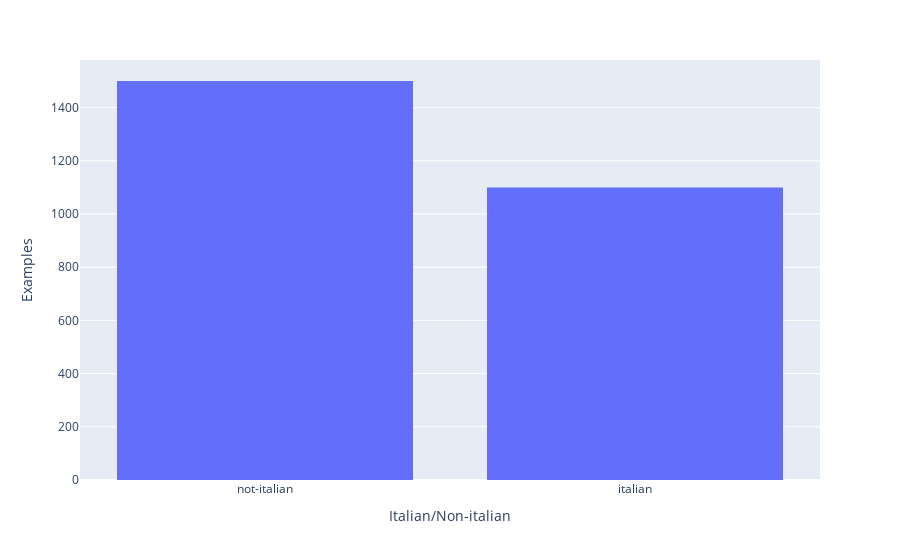

The cell this chart's notebook holds for it:
### Code cell
# plot 
# X values
x = list(target_var.keys())
x = ["not-italian" if example == 0 else "italian" for example in x]
# y values
y = list(target_var.values())
# plot distribution
px.histogram(x=x, y=y).update_layout(xaxis_title="Languages", yaxis_title="Examples").update_layout(xaxis_title="Italian/Non-italian", yaxis_title="Examples")

### Figure 1 — Plotly figure (JSON) as saved in the notebook; plotly's stock layout.template omitted (floating-point values rounded to 4 significant figures)
{"data": [{"alignmentgroup": "True", "bingroup": "x", "histfunc": "sum", "hovertemplate": "x=%{x}<br>sum of y=%{y}<extra></extra>", "legendgroup": "", "marker": {"color": "#636efa", "pattern": {"shape": ""}}, "name": "", "offsetgroup": "", "orientation": "v", "showlegend": false, "type": "histogram", "x": ["not-italian", "italian"], "xaxis": "x", "y": [1500, 1100], "yaxis": "y"}], "layout": {"barmode": "relative", "legend": {"tracegroupgap": 0}, "margin": {"t": 60}, "xaxis": {"anchor": "y", "domain": [0, 1], "title": {"text": "Italian/Non-italian"}}, "yaxis": {"anchor": "x", "domain": [0, 1], "title": {"text": "Examples"}}}}
